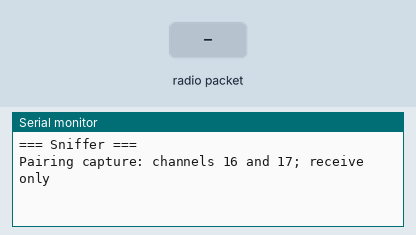
A sketch run on a simulated ESP32. Parts: the last lines printed to the serial monitor. The test bench sets the inputs (shaded band). No radio packets arrive unless stated.

Above: at 2.7 s.
2.8 s: radio packet "1" arrives
At 3.2 s:
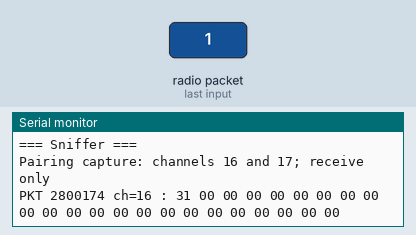
4.3 s: radio packet "0" arrives
At 5.5 s:
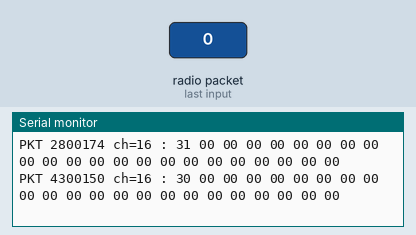
5.8 s: radio packet "2" arrives
At 6.6 s:
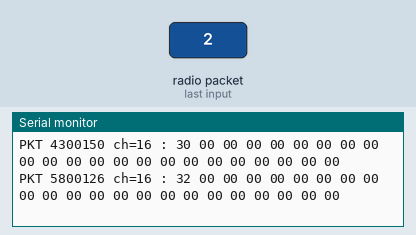

Measured:
- after the input at 2.8 s, the serial monitor: prints a new line at once (image 1)
- after the input at 4.3 s, the serial monitor: prints a new line at once (image 2)
- after the input at 5.8 s, the serial monitor: prints a new line at once (image 3)

The sketch:

Sniffer.ino
```cpp
// Sniffer: tries to read the remote's packets without knowing its address.
//
// It listens on each channel in turn, for LISTEN_MS each, and prints what
// arrives. With TRY_EVERYTHING it also tries every data rate and both ways
// of listening. Most of what arrives is random
// noise that happens to look like a packet. A real packet is sent over and
// over, so it arrives many times with exactly the same bytes: the summary
// after each listen lists anything that arrived 3 times or more.
//
// Open the Serial Monitor at 115200 baud.
//   PKT  one packet: time (ms), channel, data rate, way of listening, bytes
//   SUM  after each listen that heard something: how many packets, and
//        which ones repeated
//   ROUND  after every channel has been tried once
//
// For a recorded protocol session, set CAPTURE_PROTOCOL to true. It rapidly
// checks the pairing and known control channels, buffers packets, then prints
// them with microsecond timestamps. It only listens; it never transmits.

#include <SPI.h>
#include <RF24.h>

RF24 radio(4, 5);  // CE = GPIO 4, CSN = GPIO 5 (see firmware/SETUP.md)

// Channels to listen on: every channel from FIRST_CHANNEL to LAST_CHANNEL.
// The remote pairs on 16-17; once paired it uses 60, 63 and 65.
// 0 to 125: search everywhere. 65 to 65: a control session (channel 65
// also hears the remote's channel 63 packets).
const uint8_t FIRST_CHANNEL = 16;
const uint8_t LAST_CHANNEL = 17;

// Set true to record packets while rapidly checking the known pairing and
// control channels. Leave false for the normal sniffer above.
const bool CAPTURE_PROTOCOL = true;
const uint8_t CAPTURE_CHANNELS[] = {16, 17};
const uint32_t CAPTURE_DWELL_US = 10000;
const uint32_t CAPTURE_FLUSH_US = 500000;
const int CAPTURE_BUFFER_SIZE = 128;
const int CAPTURE_FLUSH_AT = 64;
const int CAPTURE_BYTES = 23;  // address, payload and checksum

// false: listen only the way the remote talks, XN297 at 1 Mbps.
// true: also try the other data rates and the plain nRF24 way (slower).
const bool TRY_EVERYTHING = false;

// How long to listen on each channel, in milliseconds.
const unsigned long LISTEN_MS = 300;

// How many packets to print each time. The rest are only counted.
const int PRINT_LIMIT = 10;

// The three data rates the nRF24 can use.
const rf24_datarate_e RATES[] = {RF24_1MBPS, RF24_250KBPS, RF24_2MBPS};
const char* RATE_NAMES[] = {"1M", "250K", "2M"};

// Two ways of listening without knowing the remote's address:
//   XN297: listen for the fixed start pattern that XN297 radio chips put
//          before every packet (71 0F 55 on air). Many toy drones use them.
//   NRF24: a 2-byte address of noise then the nRF24 start pattern (00 AA
//          or 00 55 on air). Catches plain nRF24 and Beken packets.
const int XN297 = 0;
const int NRF24 = 1;
const char* WAY_NAMES[] = {"XN297", "NRF24"};

// Bytes as the radio's address register wants them: last byte on air first.
uint8_t xn297Start[] = {0x55, 0x0F, 0x71};
uint8_t nrf24StartAA[] = {0xAA, 0x00};
uint8_t nrf24Start55[] = {0x55, 0x00};

// Packets seen during one listen, to spot repeats. Only the first
// SAME_BYTES bytes are compared.
const int SAME_BYTES = 10;
const int MAX_KINDS = 64;
uint8_t kinds[MAX_KINDS][SAME_BYTES];
int kindCounts[MAX_KINDS];
int kindsSeen = 0;

struct CapturedPacket {
  uint32_t atUs;
  uint8_t channel;
  uint8_t bytes[CAPTURE_BYTES];
};

CapturedPacket captureBuffer[CAPTURE_BUFFER_SIZE];
int capturedPackets = 0;
uint32_t droppedPackets = 0;
uint32_t lastCaptureFlushAt = 0;

void setup() {
  Serial.begin(115200);
  delay(1500);
  Serial.println("\n=== Sniffer ===");

  if (!radio.begin() || !radio.isChipConnected()) {
    Serial.println("Radio not found: check the wiring with RadioCheck.");
    while (true) delay(1000);
  }
  setUpRadio();

  if (CAPTURE_PROTOCOL) {
    lastCaptureFlushAt = micros();
    Serial.println("Pairing capture: channels 16 and 17; receive only");
  }
}

// The settings the sniffer needs. A radio that loses power for a moment
// forgets them and goes back to checking packets itself, which throws
// away every packet the remote sends, so checkRadio() puts them back.
void setUpRadio() {
  radio.setAutoAck(false);     // don't answer anything we hear
  radio.disableCRC();          // keep packets even if their check fails
  radio.setPayloadSize(32);    // always read the longest packet
  radio.disableDynamicPayloads();

  if (CAPTURE_PROTOCOL) {
    radio.setDataRate(RF24_1MBPS);
    radio.setAddressWidth(3);
    radio.openReadingPipe(0, xn297Start);
    radio.closeReadingPipe(1);
  }
}

// If the radio has reset (its own packet check is back on), say so and set
// it up again. Then check the wiring: a power wire is probably loose.
void checkRadio() {
  if (radio.getCRCLength() == RF24_CRC_DISABLED) return;
  Serial.printf("RADIO RESET at %lu ms: it lost power for a moment. "
                "Setting it up again; check the red and black wires.\n", millis());
  radio.begin();
  setUpRadio();
}

void loop() {
  if (CAPTURE_PROTOCOL) {
    captureProtocol();
    return;
  }

  for (int way = XN297; way <= NRF24; way++) {
    for (int r = 0; r < 3; r++) {
      bool remotesWay = (way == XN297 && r == 0);  // XN297 at 1 Mbps
      if (!TRY_EVERYTHING && !remotesWay) continue;
      for (int channel = FIRST_CHANNEL; channel <= LAST_CHANNEL; channel++) {
        listenOnce(channel, r, way);
      }
      if (FIRST_CHANNEL != LAST_CHANNEL) {  // one channel: nothing to report
        Serial.printf("ROUND %lu done: rate=%s way=%s channels %u-%u\n",
                      millis(), RATE_NAMES[r], WAY_NAMES[way], FIRST_CHANNEL,
                      LAST_CHANNEL);
      }
    }
  }
}

void captureProtocol() {
  checkRadio();
  const int channelCount = sizeof(CAPTURE_CHANNELS) / sizeof(CAPTURE_CHANNELS[0]);

  for (int i = 0; i < channelCount; i++) {
    uint8_t channel = CAPTURE_CHANNELS[i];
    radio.stopListening();
    radio.flush_rx();
    radio.setChannel(channel);
    delayMicroseconds(150);
    radio.startListening();

    uint32_t startedAt = micros();
    while ((uint32_t)(micros() - startedAt) < CAPTURE_DWELL_US) {
      captureAvailablePackets(channel);
    }
    captureAvailablePackets(channel);
    radio.stopListening();
    radio.flush_rx();
  }

  uint32_t now = micros();
  bool timeToFlush = (uint32_t)(now - lastCaptureFlushAt) >= CAPTURE_FLUSH_US;
  if (capturedPackets >= CAPTURE_FLUSH_AT || droppedPackets > 0 ||
      (capturedPackets > 0 && timeToFlush)) {
    printCapturedPackets();
  }
}

void captureAvailablePackets(uint8_t channel) {
  while (radio.available()) {
    uint8_t packet[32];
    radio.read(packet, sizeof(packet));
    if (capturedPackets < CAPTURE_BUFFER_SIZE) {
      CapturedPacket &captured = captureBuffer[capturedPackets++];
      captured.atUs = micros();
      captured.channel = channel;
      memcpy(captured.bytes, packet, CAPTURE_BYTES);
    } else {
      droppedPackets++;
    }
  }
}

void printCapturedPackets() {
  for (int i = 0; i < capturedPackets; i++) {
    CapturedPacket &captured = captureBuffer[i];
    Serial.printf("PKT %lu ch=%u :", (unsigned long)captured.atUs,
                  captured.channel);
    printBytes(captured.bytes, CAPTURE_BYTES);
    Serial.println();
  }
  capturedPackets = 0;
  lastCaptureFlushAt = micros();

  if (droppedPackets > 0) {
    Serial.printf("DROPPED %lu packets: capture buffer filled\n",
                  (unsigned long)droppedPackets);
    droppedPackets = 0;
  }
}

void listenOnce(uint8_t channel, int r, int way) {
  checkRadio();
  radio.stopListening();
  radio.setChannel(channel);
  radio.setDataRate(RATES[r]);
  if (way == XN297) {
    radio.setAddressWidth(3);
    radio.openReadingPipe(0, xn297Start);
    radio.closeReadingPipe(1);
  } else {
    radio.setAddressWidth(2);
    radio.openReadingPipe(0, nrf24StartAA);
    radio.openReadingPipe(1, nrf24Start55);
  }
  radio.startListening();

  // Every 30 seconds, print the radio's real settings, to check the
  // address, address width and CRC really are what we asked for.
  static unsigned long settingsShown = 0;
  if (settingsShown == 0 || millis() - settingsShown > 30000) {
    settingsShown = millis();
    Serial.printf("--- radio settings for way=%s ---\n", WAY_NAMES[way]);
    radio.printPrettyDetails();
  }

  kindsSeen = 0;
  int packets = 0;
  unsigned long start = millis();
  while (millis() - start < LISTEN_MS) {
    uint8_t pipe;
    if (radio.available(&pipe)) {
      uint8_t packet[32];
      radio.read(packet, 32);
      packets++;
      remember(packet);
      if (packets <= PRINT_LIMIT) {
        Serial.printf("PKT %lu ch=%u rate=%s way=%s pipe=%u :", millis(),
                      channel, RATE_NAMES[r], WAY_NAMES[way], pipe);
        printBytes(packet, 32);
        Serial.println();
      }
    }
  }

  if (packets == 0) return;  // nothing heard: keep the output short
  Serial.printf("SUM ch=%u rate=%s way=%s packets=%d repeated:", channel,
                RATE_NAMES[r], WAY_NAMES[way], packets);
  int repeated = 0;
  for (int k = 0; k < kindsSeen; k++) {
    if (kindCounts[k] >= 3) {
      Serial.printf(" [x%d", kindCounts[k]);
      printBytes(kinds[k], SAME_BYTES);
      Serial.print("]");
      repeated++;
    }
  }
  if (repeated == 0) Serial.print(" none");
  Serial.println();
}

// Count this packet: add it to the list, or add one to its count.
void remember(uint8_t* packet) {
  for (int k = 0; k < kindsSeen; k++) {
    if (memcmp(kinds[k], packet, SAME_BYTES) == 0) {
      kindCounts[k]++;
      return;
    }
  }
  if (kindsSeen < MAX_KINDS) {
    memcpy(kinds[kindsSeen], packet, SAME_BYTES);
    kindCounts[kindsSeen] = 1;
    kindsSeen++;
  }
}

void printBytes(uint8_t* bytes, int count) {
  for (int i = 0; i < count; i++) {
    Serial.printf(" %02X", bytes[i]);
  }
}
```
